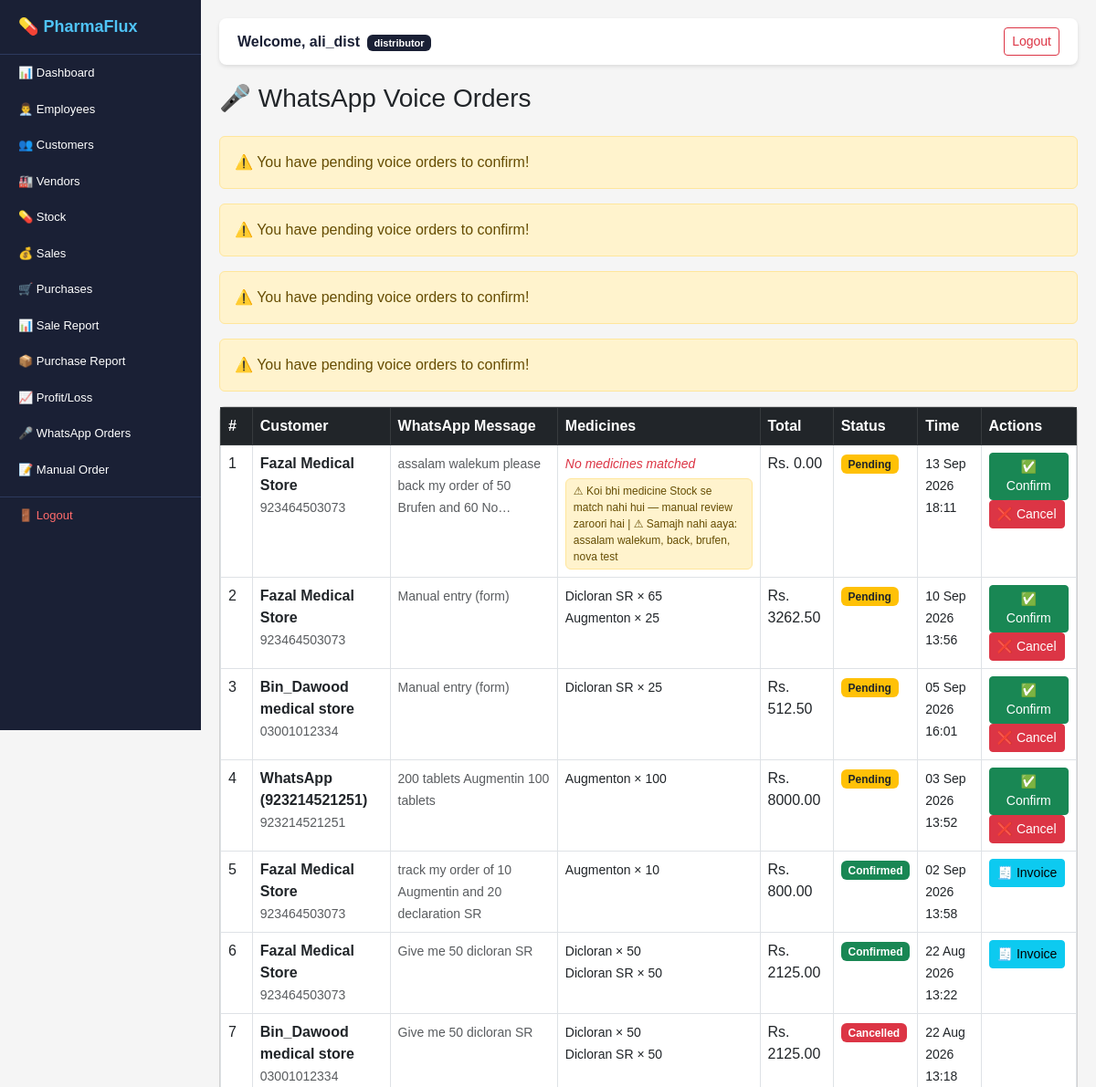
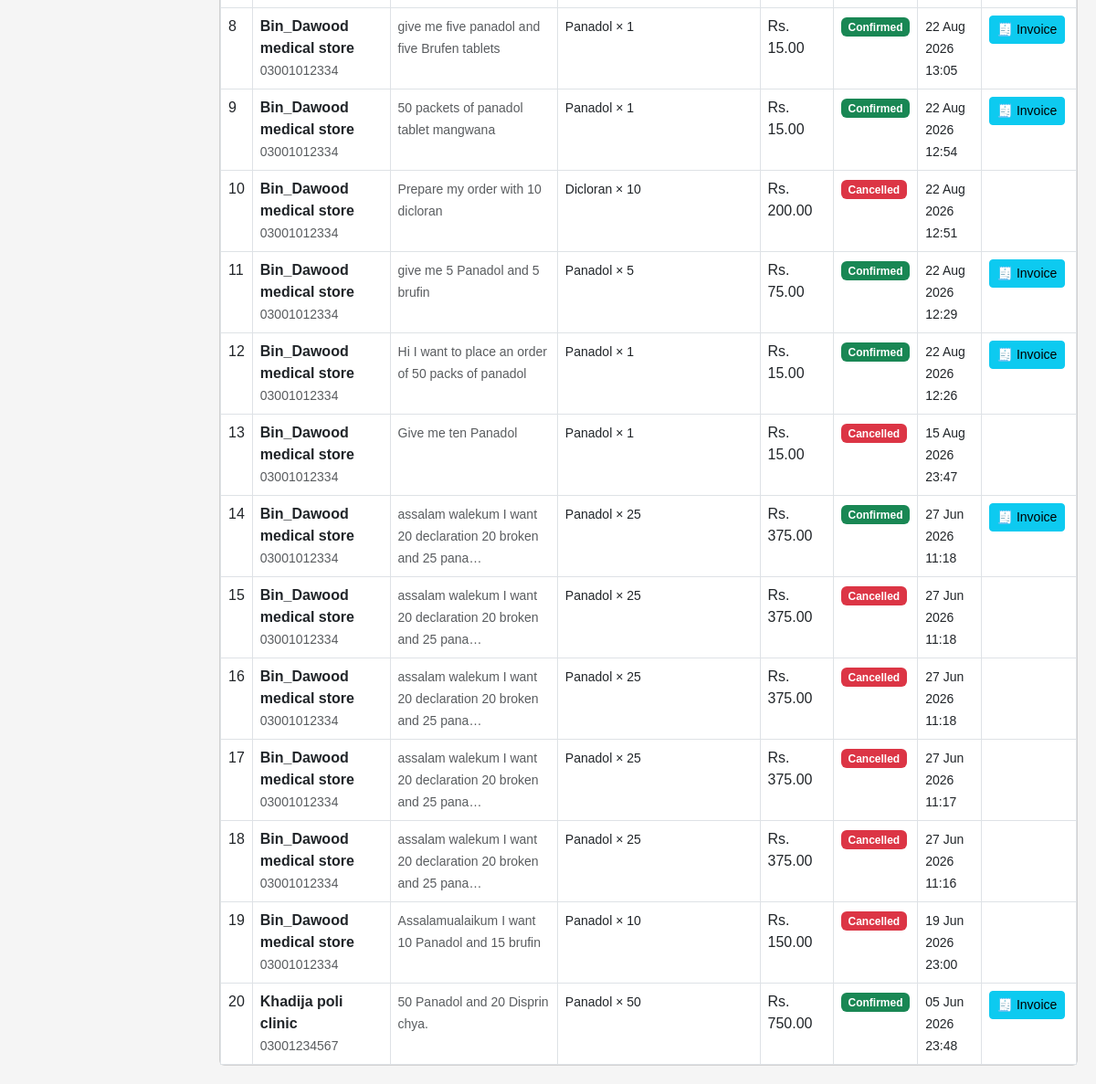
/voice-orders/ (signed in), run on an earlier commit of the app's database (2 pictures, top to bottom).
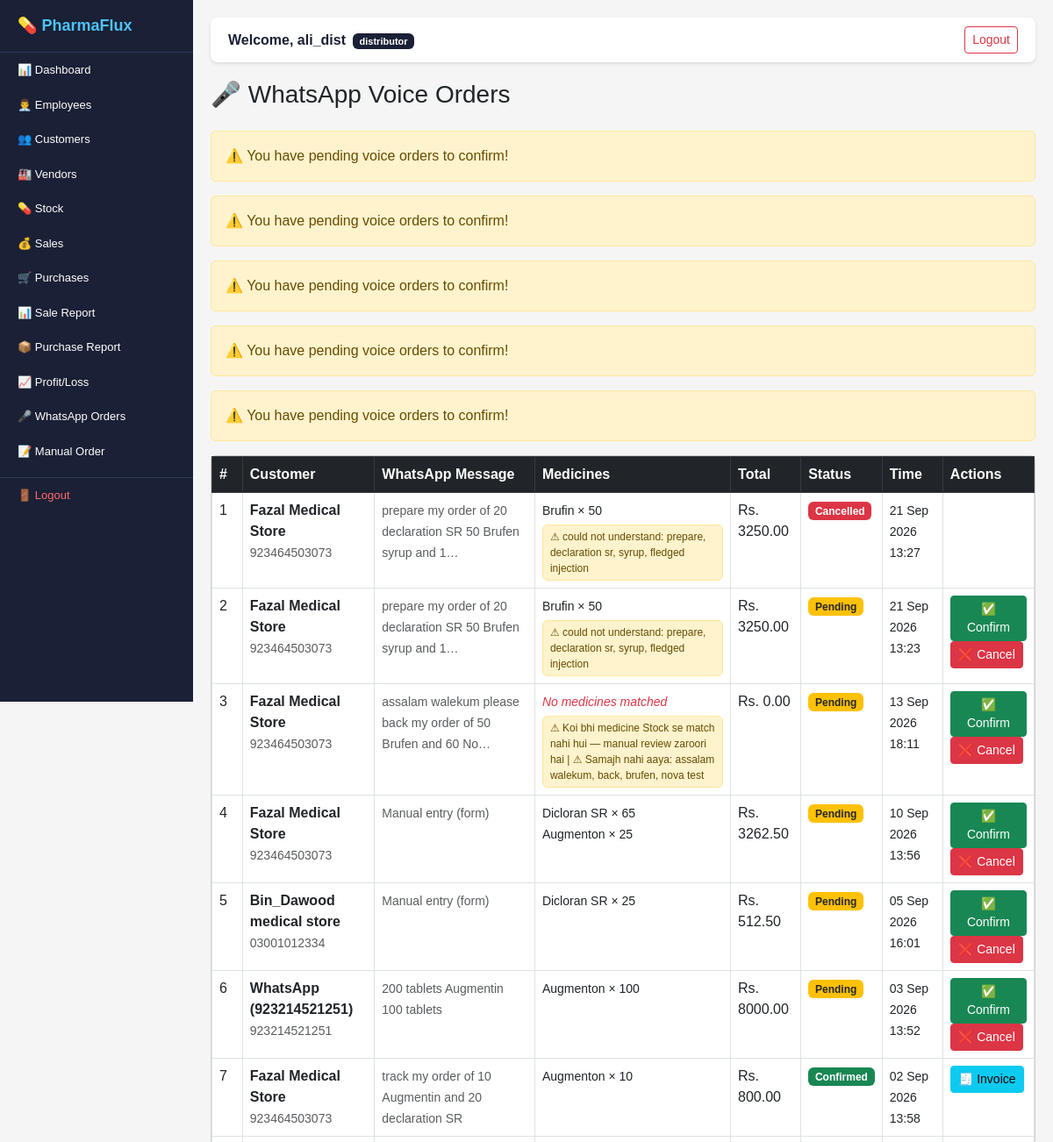
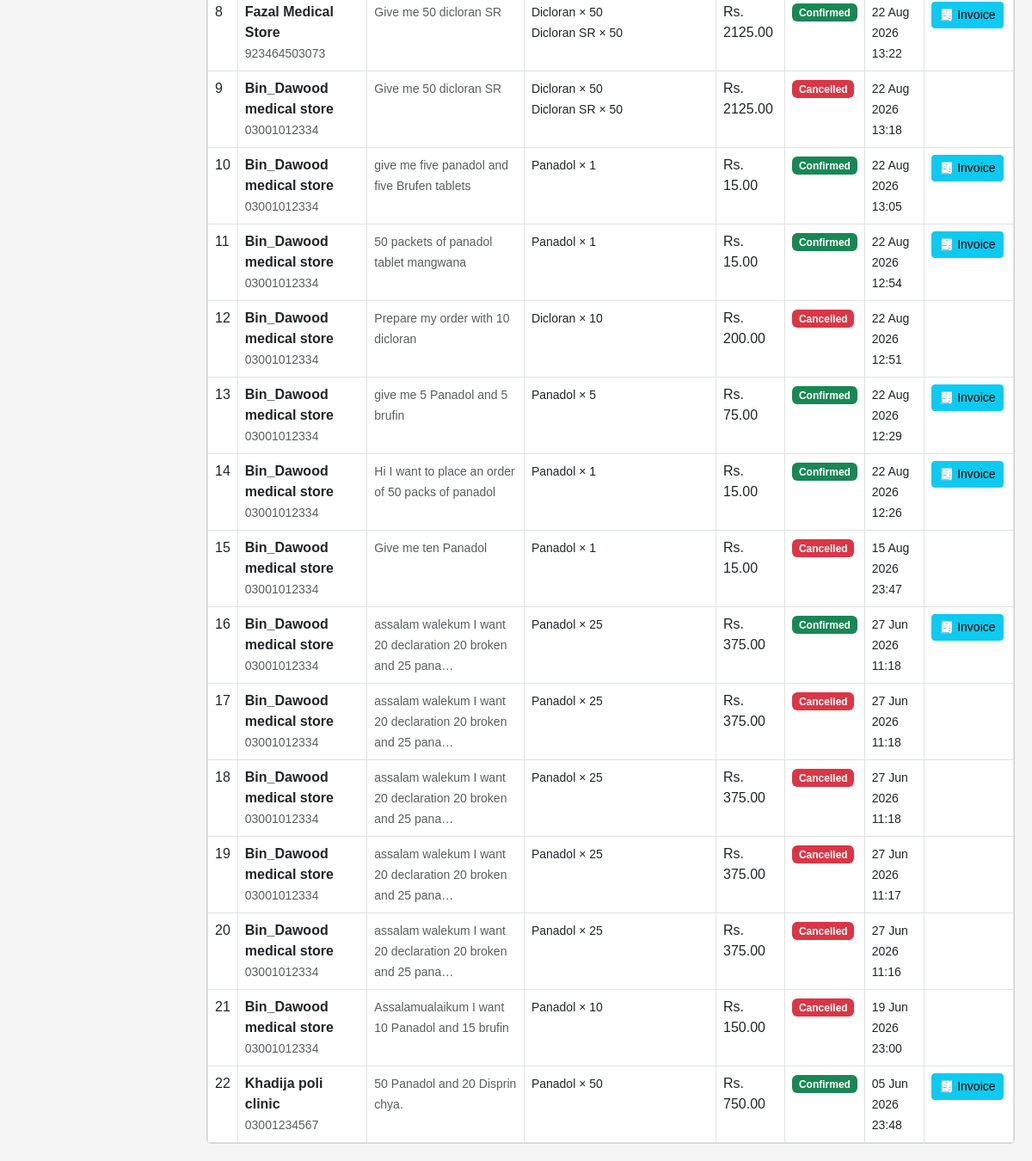
And on a later commit of the database (2 pictures, top to bottom).
### voice_orders/models.py (models this page shows, shortened)
class VoiceOrder(models.Model):
    STATUS = [
        ('processing', 'Processing'),
        ('draft', 'Draft'),
        ('confirmed', 'Confirmed'),
        ('cancelled', 'Cancelled'),
    ]
    order = models.OneToOneField(
        Order,
        on_delete=models.CASCADE,
        null=True,
        blank=True,
        related_name='voice_order'
    )
    distributor = models.ForeignKey(
        Distributor,
        on_delete=models.CASCADE,
        related_name='voice_orders'
    )
    voice_input = models.TextField()
    converted_text = models.TextField(
        blank=True
    )
    status = models.CharField(
        max_length=20,
        choices=STATUS,
        default='processing'
    )
    created_at = models.DateTimeField(
        auto_now_add=True
    )

### orders/models.py (models this page shows, shortened)
class Order(models.Model):
    STATUS = [
        ('draft', 'Draft'),
        ('confirmed', 'Confirmed'),
        ('cancelled', 'Cancelled'),
    ]
    TYPE = [
        ('manual', 'Manual'),
        ('voice', 'Voice'),
    ]
    customer = models.ForeignKey(
        Customer,
        on_delete=models.CASCADE,
        related_name='orders'
    )
    distributor = models.ForeignKey(
        Distributor,
        on_delete=models.CASCADE,
        related_name='orders'
    )
    order_date = models.DateTimeField(
        default=timezone.now
    )
    discount = models.DecimalField(
        max_digits=10,
        decimal_places=2,
        default=0
    )
    status = models.CharField(
        max_length=20,
        choices=STATUS,
        default='draft'
    )
    order_type = models.CharField(
        max_length=20,
        choices=TYPE,
        default='manual'
    )
    def get_subtotal_total(self):
        return sum(
            item.get_subtotal()
            for item in self.items.all()
        )
    def get_total(self):
        total = self.get_subtotal_total() - self.discount
        return max(total, 0)

class OrderItem(models.Model):
    order = models.ForeignKey(
        Order,
        on_delete=models.CASCADE,
        related_name='items'
    )
    stock = models.ForeignKey(
        Stock,
        on_delete=models.CASCADE
    )
    quantity = models.IntegerField()
    unit_price = models.DecimalField(
        max_digits=10,
        decimal_places=2
    )
    def get_subtotal(self):
        return self.quantity * self.unit_price

### customers/models.py (models this page shows, shortened)
class Customer(models.Model):
    distributor = models.ForeignKey(
        Distributor,
        on_delete=models.CASCADE,
        related_name='customers'
    )
    name = models.CharField(max_length=200)
    type = models.CharField(
        max_length=100,
        blank=True
    )
    contact = models.CharField(max_length=20)
    email = models.EmailField(blank=True)
    address = models.TextField(blank=True)
    whatsapp_number = models.CharField(
        max_length=20,
        blank=True
    )
    created_at = models.DateTimeField(
        auto_now_add=True
    )

### stock/models.py (models this page shows, shortened)
class Stock(models.Model):
    distributor = models.ForeignKey(
        Distributor,
        on_delete=models.CASCADE,
        related_name='stocks'
    )
    medicine_name = models.CharField(
        max_length=200
    )
    batch_no = models.CharField(
        max_length=100,
        unique=True
    )
    quantity = models.IntegerField(default=0)
    expiry_date = models.DateField()
    unit_price = models.DecimalField(
        max_digits=10,
        decimal_places=2
    )
    reorder_level = models.IntegerField(
        default=10
    )
    created_at = models.DateTimeField(
        auto_now_add=True
    )

### voice_orders/views.py (the view)
@login_required
def voice_orders_list(request):
    distributor = get_distributor(request)
    voice_orders = VoiceOrder.objects.filter(
        distributor=distributor
    ).order_by('-created_at')
    return render(request, 'voice_orders/list.html', {'voice_orders': voice_orders})

### voice_orders/views.py (called while the page is built)
def get_distributor(request):
    if request.user.role == 'distributor':
        return request.user.distributor
    elif request.user.role == 'employee':
        return request.user.employee.distributor
    return None

### templates/voice_orders/list.html (shortened to what the changed rows need)
{% extends 'base.html' %}
{% block content %}
<div class="d-flex justify-content-between
            align-items-center mb-3">
    <h3>🎤 WhatsApp Voice Orders</h3>
</div>
{% for vo in voice_orders %}
{% if vo.status == 'draft' %}
<div class="alert alert-warning">
    ⚠️ You have pending voice orders to confirm!
</div>
{% endif %}
{% endfor %}
<div class="card">
    <div class="card-body p-0">
        <table class="table table-bordered
                      table-hover mb-0">
            <thead class="table-dark">
                <tr>
                    <th>#</th>
                    <th>Customer</th>
                    <th>WhatsApp Message</th>
                    <th>Medicines</th>
                    <th>Total</th>
                    <th>Status</th>
                    <th>Time</th>
                    <th>Actions</th>
                </tr>
            </thead>
            <tbody>
                {% for vo in voice_orders %}
                <tr>
                    <td>{{ forloop.counter }}</td>
                    <td>
                        <strong>{{ vo.order.customer.name }}</strong>
                        <br>
                        <small class="text-muted">
                            {{ vo.order.customer.whatsapp_number }}
                        </small>
                    </td>
                    <td>
                        <small class="text-muted">
                            {{ vo.voice_input|truncatechars:60 }}
                        </small>
                    </td>
                    <td>
                        {% for item in vo.order.items.all %}
                        <small>
                            {{ item.stock.medicine_name }}
                            × {{ item.quantity }}
                        </small><br>
                        {% empty %}
                        <small class="text-danger fst-italic">
                            No medicines matched
                        </small>
                        {% endfor %}
                        {% if "⚠" in vo.converted_text %}
                        <div class="alert alert-warning py-1 px-2 mt-1 mb-0"
                             style="font-size: 0.75rem; white-space: normal;">
                            {{ vo.converted_text }}
                        </div>
                        {% endif %}
                    </td>
                    <td>Rs. {{ vo.order.get_total }}</td>
                    <td>
                        {% if vo.status == 'draft' %}
                        <span class="badge bg-warning text-dark">
                            Pending
                        </span>
                        {% elif vo.status == 'confirmed' %}
                        <span class="badge bg-success">
                            Confirmed
                        </span>
                        {% else %}
                        <span class="badge bg-danger">
                            Cancelled
                        </span>
                        {% endif %}
                    </td>
                    <td>
                        <small>
                            {{ vo.created_at|date:"d M Y H:i" }}
                        </small>
                    </td>
                    <td>
                        {% if vo.status == 'draft' %}
                        <a href="/voice-orders/confirm/{{ vo.id }}/"
                           class="btn btn-sm btn-success"
                           onclick="return confirm('Confirm this order?')">
                           ✅ Confirm
                        </a>
                        <a href="/voice-orders/cancel/{{ vo.id }}/"
                           class="btn btn-sm btn-danger"
                           onclick="return confirm('Cancel?')">
                           ❌ Cancel
                        </a>
                        {% elif vo.status == 'confirmed' %}
                        <a href="/sales/invoice/{{ vo.order.sale.id }}/"
                           class="btn btn-sm btn-info">
                           🧾 Invoice
                        </a>
                        {% endif %}
                    </td>
                </tr>
                {% endfor %}
            </tbody>
        </table>
    </div>
</div>
{% endblock %}

What changed in the data, as far as the page shows it:
added VoiceOrder: shows "⚠️ You have pending voice orders to confirm!", order.customer.name "Fazal Medical Store", order.customer.whatsapp_number "923464503073", voice_input "prepare my order of 20 declaration SR 50 Brufen syrup and 1…", converted_text "⚠ could not understand: prepare, declaration sr, syrup, fledged injection", order.get_total "3250.00", status "Pending", created_at "21 Sep 2026 13:23"
added VoiceOrder: order.customer.name "Fazal Medical Store", order.customer.whatsapp_number "923464503073", voice_input "prepare my order of 20 declaration SR 50 Brufen syrup and 1…", converted_text "⚠ could not understand: prepare, declaration sr, syrup, fledged injection", order.get_total "3250.00", status "Cancelled", created_at "21 Sep 2026 13:27"
added OrderItem: stock.medicine_name "Brufin", quantity "50", shown under "Fazal Medical Store"
added OrderItem: stock.medicine_name "Brufin", quantity "50", shown under "Fazal Medical Store"
